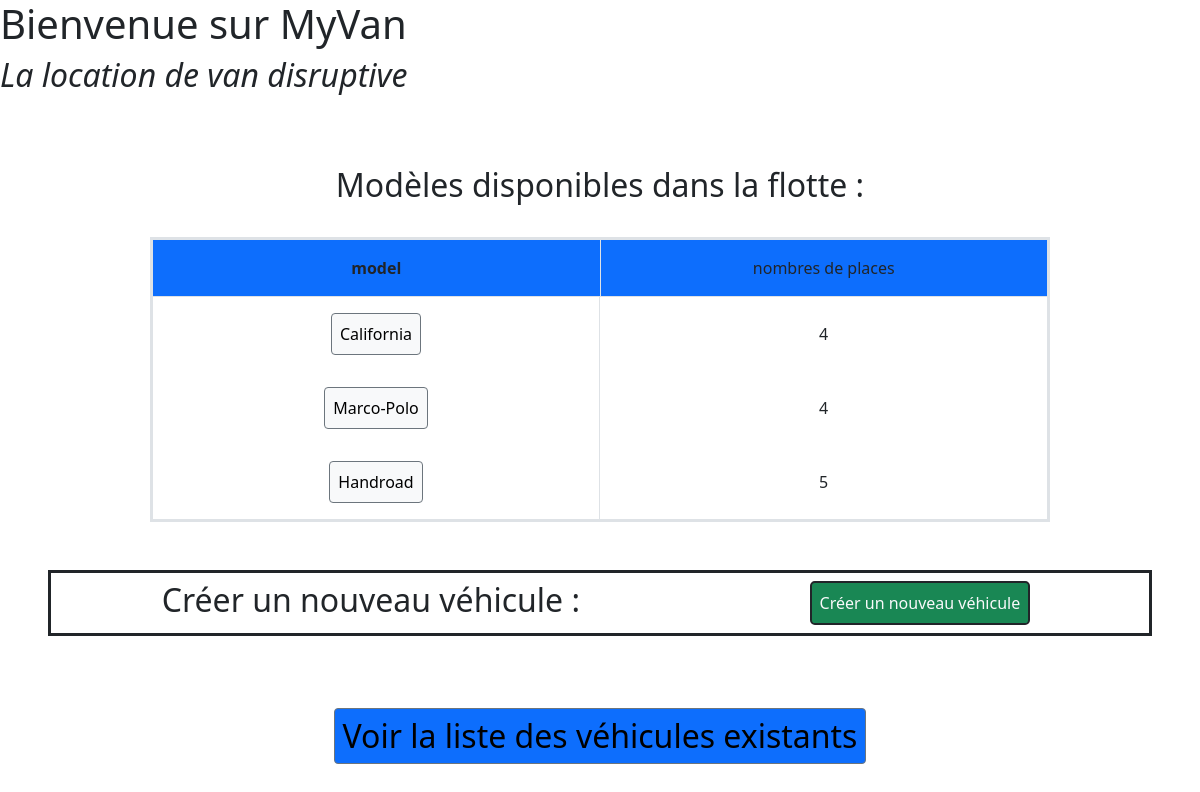
The page / on the database its author committed.
### tables this page shows
CREATE TABLE `car_model` (
  `id` int(11) NOT NULL,
  `model` enum('California','Marco-Polo','Handroad') DEFAULT NULL,
  `pax` int(11) DEFAULT NULL,
  `tank` int(11) DEFAULT 60,
  `tires` varchar(60) DEFAULT NULL,
  `slug` varchar(50) NOT NULL,
  `image` varchar(16000) NOT NULL
);

### index.php (the view, shortened to what this page needs)
<!DOCTYPE html>
<head>
<link rel="stylesheet" href="https://cdn.jsdelivr.net/npm/bootstrap-icons@1.8.1/font/bootstrap-icons.css">
    <link href="https://cdn.jsdelivr.net/npm/bootstrap@5.1.3/dist/css/bootstrap.min.css" rel="stylesheet">
</head>
<h1>Bienvenue sur MyVan</h1>
<h2 class="fst-italic fw-light"> La location de van disruptive</h2>
</html>
<?php
    $connexion = connect_bd();
    $sql="SELECT * from car_model";
    if(!$connexion->query($sql)) echo "Pb d'accès à la base de données";
else{
?>
<div class="d-flex justify-content-center mt-4">
<h2 class="mt-5">  Modèles disponibles dans la flotte :  </h2>
</div>
<div class="d-flex justify-content-center mt-4">
<table class="border border-3 border-black w-75 ">
<tr class="bg-primary"> <td class="border p-3 w-50 text-center"> <strong> model </strong> </td> <td class="border p-3 w-50 text-center"> nombres de places </td></tr>
<?php
  foreach ($connexion->query($sql) as $row)
echo "<tr >
<td class='border-end p-3 d-flex justify-content-center text-center'>
<a href=pages/van-details.php?id=".$row['id']."> <button class='p-2 bg-light border border-secondary rounded-2'>"
.$row['model']."
</button>
</a>
</td
><td class='p-3 .d-inline-flex justify-content-center text-center'>".
  $row['pax']."</td></tr>\n";
  ?>
  </table>
</div>
<?php } ?>
<html>
<div class="d-flex justify-content-around border border-3 border-dark m-5">
<h2 class="mt-2">
    Créer un nouveau véhicule :
</h2>
<button type="button" class="bg-success border border-2 border-dark rounded-3 p-2 m-2">
    <a class="text-decoration-none text-light " href="./methodes/vehicles/create.php">
        Créer un nouveau véhicule
    </a>
</button>
      </div>
  <div class="d-flex justify-content-center">
<h2 class="mt-4">
  <a href="methodes/vehicles/read.php">
    <button class="bg-primary border border-secondary rounded-2 p-2">
     Voir la liste des véhicules existants
</button>
  </a>
</h2>
</div>
</html>

### index.php (style rules this page uses)
table tr td:last-child { width: 120px; }

### rows shown on the page
car_model: model "California", pax "4"
car_model: model "Marco-Polo", pax "4"
car_model: model "Handroad", pax "5"
